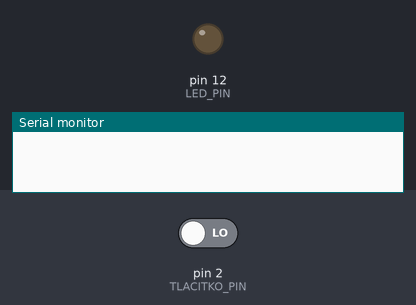
Bench run of a sketch on a simulated Arduino Uno, built with avr-gcc and run on an emulated ATmega328P. Shown: output pins drawn as LEDs (lit = HIGH), the last lines printed to the serial monitor. Inputs (shaded band) come from the test bench; at power-on: pin 2 (TLACITKO_PIN) LOW.

Above: at 1.2 s.
1.3 s: pin 2 (TLACITKO_PIN) driven HIGH
At 2.3 s:
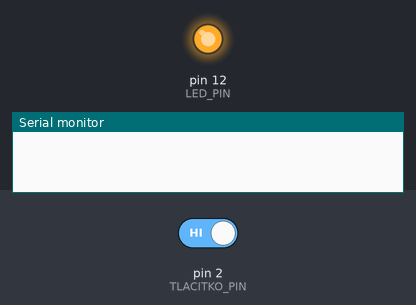
2.8 s: pin 2 (TLACITKO_PIN) driven LOW
At 3.5 s:
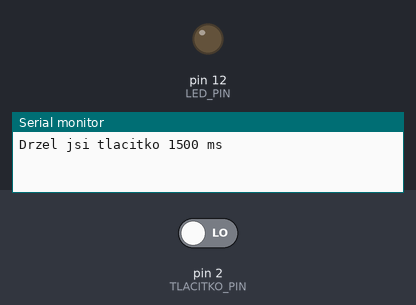
Timing chart, 0 to 5.8 s (numbered marks = the images above; inputs shaded):
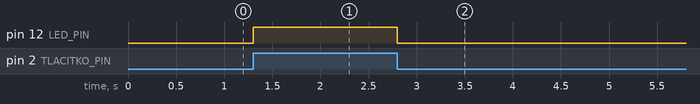

Measured:
- after the input at 1.3 s, pin 12 (LED_PIN): LOW → HIGH at once
- after the input at 2.8 s, pin 12 (LED_PIN): HIGH → LOW at once

The sketch:

delka-drzeni-tlacitka.ino
```cpp
// Piny pro LED a tlačítko
#define TLACITKO_PIN 2
#define LED_PIN 12

// Proměnná, která říká, jestli bylo tlačítko právě zmáčknuté
bool tlacitkoDrzene = false;

// Čas, kdy bylo tlačítko stisknuto
unsigned long casZacatku = 0;

void setup() {
  pinMode(TLACITKO_PIN, INPUT);   // tlačítko -> používáme externí pulldown odpor
  pinMode(LED_PIN, OUTPUT);       // LED jako výstup
  Serial.begin(9600);             // otevření sériové komunikace
}

void loop() {
  // Přečtení aktuálního stavu tlačítka (HIGH = zmáčknuto)
  int stavTlacitka = digitalRead(TLACITKO_PIN);

  // ============================
  //  DETEKCE STISKU (LOW → HIGH)
  // ============================
  if (stavTlacitka == HIGH && !tlacitkoDrzene)
  {
      tlacitkoDrzene = true;             // označíme, že je tlačítko právě drženo
      casZacatku = millis();             // uložíme čas začátku držení
      digitalWrite(LED_PIN, HIGH);       // rozsvítíme LED
  }

  // =============================
  //  DETEKCE PUŠTĚNÍ (HIGH → LOW)
  // =============================
  if (stavTlacitka == LOW && tlacitkoDrzene)
  {
      tlacitkoDrzene = false;            // už nedržíme tlačítko
      digitalWrite(LED_PIN, LOW);        // zhasneme LED

      // spočítáme, jak dlouho bylo tlačítko drženo
      unsigned long delkaDrzeni = millis() - casZacatku;

      // vypíšeme dobu držení do Serial Monitoru
      Serial.print("Drzel jsi tlacitko ");
      Serial.print(delkaDrzeni);
      Serial.println(" ms");
  }
}
```
